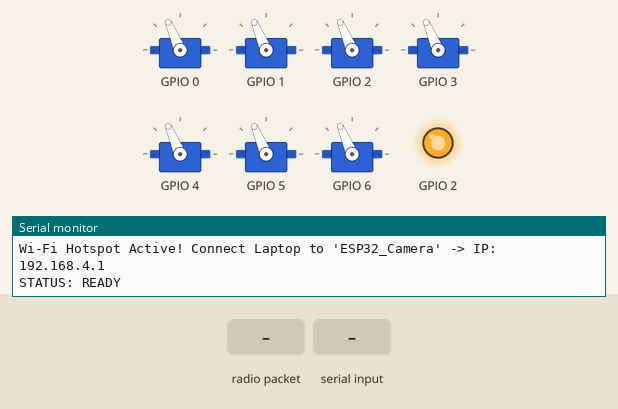
Simulated run of this sketch. Board: ESP32. On the bench: 7 × servo, output pins drawn as LEDs (lit = HIGH), the last lines printed to the serial monitor. Wiring (inferred from the names in the program): PCA9685 PWM driver at I2C address 0x40. Inputs (shaded band) come from the test bench. Servo pulses on a pin are drawn as a servo (544–2400 µs = 0–180°).

Above: at 1.3 s.
1.4 s: radio packet "UP,1" arrives
At 2.9 s:
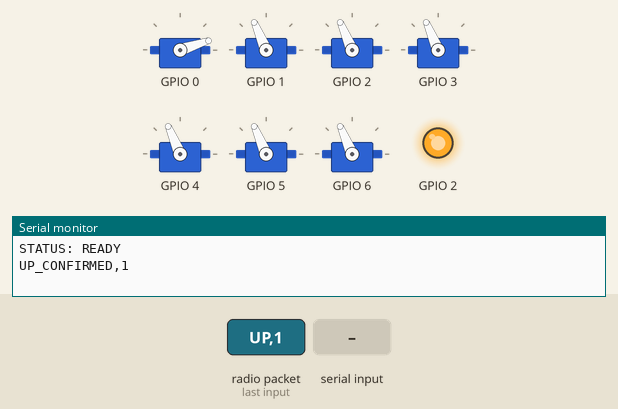
3.2 s: "DOWN,1\n" received over Serial
At 4.3 s:
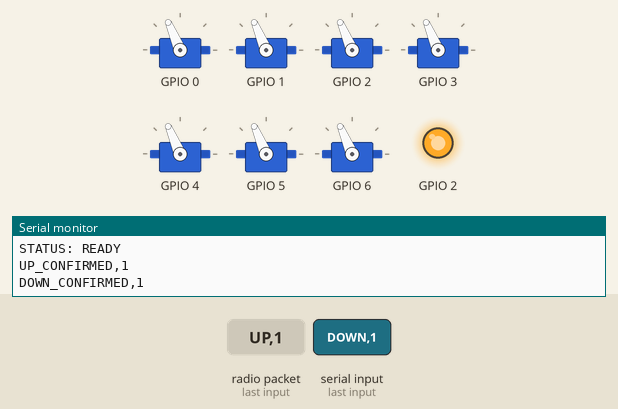
6.3 s: "UP,1\n" received over Serial
At 6.45 s:
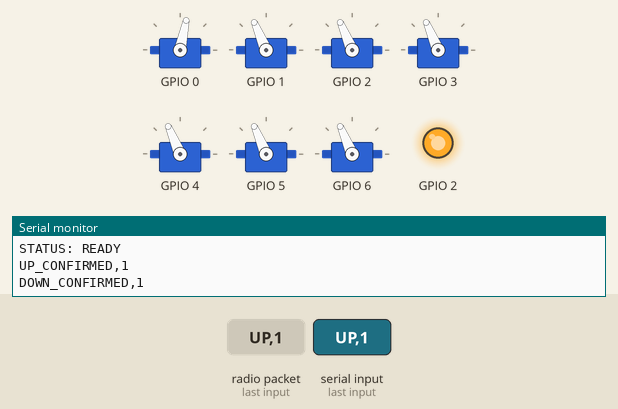
8.1 s: radio packet "DOWN,1" arrives
At 9.2 s:
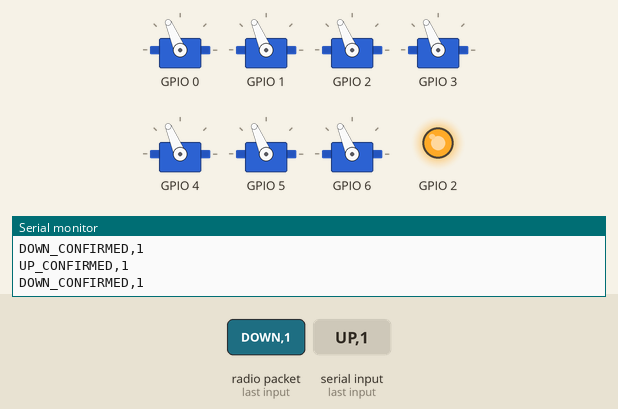
Timing chart, 0 to 10.7 s (numbered marks = the images above; inputs shaded):
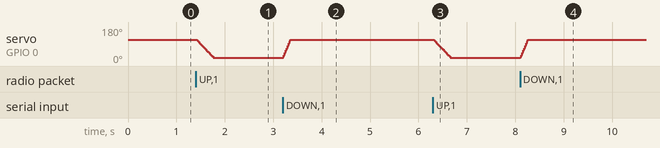

The sketch:

pop.ino
```cpp
#include <Wire.h>
#include <WiFi.h>
#include <WebServer.h>
#include <esp_now.h>
#include "soc/soc.h"
#include "soc/rtc_cntl_reg.h"

// ============================================================================
// BUILT-IN PCA9685 I2C SERVO DRIVER (Zero External Library Dependencies!)
// Replaces <Adafruit_PWMServoDriver.h> using standard ESP32 <Wire.h>
// ============================================================================
struct BuiltinPCA9685 {
  uint8_t _i2caddr;
  BuiltinPCA9685(uint8_t addr = 0x40) : _i2caddr(addr) {}

  void write8(uint8_t reg, uint8_t val) {
    Wire.beginTransmission(_i2caddr);
    Wire.write(reg);
    Wire.write(val);
    Wire.endTransmission();
  }

  uint8_t read8(uint8_t reg) {
    Wire.beginTransmission(_i2caddr);
    Wire.write(reg);
    Wire.endTransmission();
    Wire.requestFrom((uint8_t)_i2caddr, (uint8_t)1);
    return Wire.available() ? Wire.read() : 0;
  }

  void begin() {
    write8(0x00, 0x00); // MODE1 reset
    delay(10);
  }

  void setPWMFreq(float freq) {
    // PCA9685 25MHz internal oscillator -> prescale = round(25000000 / (4096 * freq)) - 1
    float prescaleval = 25000000.0f / (4096.0f * freq) - 1.0f;
    uint8_t prescale = (uint8_t)(prescaleval + 0.5f);
    uint8_t oldmode = read8(0x00);
    uint8_t newmode = (oldmode & 0x7F) | 0x10; // Sleep bit to set prescale
    write8(0x00, newmode);
    write8(0xFE, prescale);                    // PRESCALE register (0xFE)
    write8(0x00, oldmode);
    delay(5);
    write8(0x00, oldmode | 0xA0);              // Restart + Auto-Increment (AI) enabled
  }

  void setPWM(uint8_t channel, uint16_t on, uint16_t off) {
    Wire.beginTransmission(_i2caddr);
    Wire.write(0x06 + 4 * channel);            // LED0_ON_L + 4 * channel
    Wire.write(on & 0xFF);
    Wire.write(on >> 8);
    Wire.write(off & 0xFF);
    Wire.write(off >> 8);
    Wire.endTransmission();
  }
};

// ============================================================================
// POP-UP TARGET ESP32 FIRMWARE (BATTERY + WIRED TO ESP32-P4 + WIFI TO LAPTOP)
// 1. Wired directly to ESP32-P4 Camera Board via UART (115200 baud)
// 2. Controls PCA9685 Servo Driver over I2C (SDA = 21, SCL = 22)
// 3. Hosts Wi-Fi Hotspot ("ESP32_Camera" / "password123" @ 192.168.4.1)
//    to send HIT / NOT HIT signals to the Laptop Dashboard and receive UP/DOWN
// ============================================================================

const char* WIFI_SSID = "ESP32_Camera";
const char* WIFI_PASS = "password123";

WebServer server(80);
BuiltinPCA9685 pwm(0x40);

// UART2 pins for direct wire from ESP32-P4 (GPIO 21 TX on P4 -> GPIO 16 RX2 on Pop ESP32)
// Note: Also listens on Serial (RX0 / GPIO 3) simultaneously!
#define P4_UART_RX_PIN 16
#define P4_UART_TX_PIN 17

const int SERVO_DOWN = 350;
const int SERVO_UP   = 150;

int currentPos[7] = {350, 350, 350, 350, 350, 350, 350};
String targetStateStr = "DOWN";

// Live Hit Telemetry State (sent to Laptop Dashboard over Wi-Fi)
volatile bool g_hitActive = false;
volatile unsigned long g_hitTimestampMs = 0;
volatile unsigned long g_targetUpTimestampMs = 0;
volatile int g_hitX = 0;
volatile int g_hitY = 0;
volatile int g_hitPixels = 0;
volatile int g_lastIgnoredX = -1;
volatile int g_lastIgnoredY = -1;

volatile bool pendingWirelessCmd = false;
String wirelessCmdString = "";

void moveServoSmooth(int channel, int targetPos, int stepDelay = 3) {
  int startPos = currentPos[channel];
  if (startPos == targetPos) return;

  int step = (targetPos > startPos) ? 2 : -2;

  if (step > 0) {
    for (int p = startPos; p <= targetPos; p += step) {
      pwm.setPWM(channel, 0, p);
      delay(stepDelay);
    }
  } else {
    for (int p = startPos; p >= targetPos; p += step) {
      pwm.setPWM(channel, 0, p);
      delay(stepDelay);
    }
  }
  pwm.setPWM(channel, 0, targetPos);
  currentPos[channel] = targetPos;
}

void executeCommand(String line, bool fromP4 = false) {
  line.trim();
  if (line.length() == 0) return;

  // If P4 sends raw "DOWN,1" before "HIT,1,...", ignore raw "DOWN,1" on Serial2
  // because validated "HIT,1,..." below immediately drops the servo itself!
  if (fromP4 && line.startsWith("DOWN,")) {
    return;
  }

  // 1. Direct HIT telemetry from wired ESP32-P4: "HIT,1,x,y,pixels"
  if (line.startsWith("HIT,")) {
    // Parse HIT,1,x,y,pixels first
    int parsedX = 400, parsedY = 400, parsedPixels = 0;
    int c1 = line.indexOf(',');
    int c2 = line.indexOf(',', c1 + 1);
    int c3 = line.indexOf(',', c2 + 1);
    int c4 = line.indexOf(',', c3 + 1);
    if (c2 > 0 && c3 > 0 && c4 > 0) {
      parsedX = line.substring(c2 + 1, c3).toInt();
      parsedY = line.substring(c3 + 1, c4).toInt();
      parsedPixels = line.substring(c4 + 1).toInt();
    }

    // STRICT FILTER 1: Reject fake hits when target is DOWN or still rising/settling (< 1200ms after UP,1)
    unsigned long now = millis();
    if (targetStateStr != "UP" || (now - g_targetUpTimestampMs) < 1200) {
      // Remember static background noise coordinates while DOWN/settling so we never trigger on them
      g_lastIgnoredX = parsedX;
      g_lastIgnoredY = parsedY;
      return;
    }

    // STRICT FILTER 2: Reject hardcoded (400,400) raw_dart_count fallback noise or static background coordinates
    if ((parsedX == 400 && parsedY == 400) || parsedPixels < 35) {
      return;
    }
    if (g_lastIgnoredX > 0 && abs(parsedX - g_lastIgnoredX) <= 35 && abs(parsedY - g_lastIgnoredY) <= 35) {
      return; // Same static background warm spot that existed before shot
    }

    // GENUINE BULLET IMPACT CONFIRMED WHILE TARGET IS UP!
    g_hitX = parsedX;
    g_hitY = parsedY;
    g_hitPixels = parsedPixels;
    g_hitActive = true;
    g_hitTimestampMs = now;

    // Immediately drop Target 1 servo!
    moveServoSmooth(0, SERVO_DOWN, 1);
    targetStateStr = "DOWN";

    Serial.printf("🎯 [P4 -> POP] GENUINE HIT (%d px at %d,%d) -> TARGET DROPPED IMMEDIATELY!\n",
                  g_hitPixels, g_hitX, g_hitY);
    return;
  }

  // 2. 3-second Auto-Clear from wired ESP32-P4: "CLEAR,1"
  if (line.startsWith("CLEAR")) {
    g_hitActive = false;
    return;
  }

  // 3. Raise Target: "UP,1"
  if (line.startsWith("UP,")) {
    String idStr = line.substring(3);
    int targetId = idStr.toInt(); // 1 to 7
    if (targetId >= 1 && targetId <= 7) {
      int channel = targetId - 1;
      g_hitActive = false;
      moveServoSmooth(channel, SERVO_UP, 3);
      targetStateStr = "UP";
      g_targetUpTimestampMs = millis();
      // Command ESP32-P4 over TX2 (GPIO 17 -> P4 GPIO 22) to re-calibrate upright baseline!
      Serial2.println("ARM,1");
      Serial.print("UP_CONFIRMED,");
      Serial.println(targetId);
    }
  }
  // 4. Lower Target: "DOWN,1" or "DOWN,ALL" (from Wi-Fi Dashboard / USB / ESP-NOW)
  else if (line.startsWith("DOWN,")) {
    String idStr = line.substring(5);
    if (idStr == "ALL") {
      for (int channel = 0; channel < 7; channel++) {
        moveServoSmooth(channel, SERVO_DOWN, 1);
      }
      targetStateStr = "DOWN";
      Serial.println("DOWN_CONFIRMED,ALL");
    } else {
      int targetId = idStr.toInt(); // 1 to 7
      if (targetId >= 1 && targetId <= 7) {
        int channel = targetId - 1;
        moveServoSmooth(channel, SERVO_DOWN, 1); // Fast immediate drop!
        targetStateStr = "DOWN";
        Serial.print("DOWN_CONFIRMED,");
        Serial.println(targetId);
      }
    }
  }
  else if (line == "PING") {
    Serial.println("OK: PING_ACK (POP ESP32 + P4 BRIDGE READY)");
  }
  else if (line == "STATUS") {
    Serial.println("STATUS: READY");
  }
}

// ESP-NOW Wireless Callback (if additional wireless nodes are used)
#if ESP_IDF_VERSION >= ESP_IDF_VERSION_VAL(5, 0, 0)
void onEspNowRecv(const esp_now_recv_info_t *info, const uint8_t *data, int len) {
#else
void onEspNowRecv(const uint8_t *mac, const uint8_t *data, int len) {
#endif
  char buf[64];
  int copyLen = (len < 63) ? len : 63;
  memcpy(buf, data, copyLen);
  buf[copyLen] = '\0';
  wirelessCmdString = String(buf);
  pendingWirelessCmd = true;
}

void setup() {
  // 0. CRITICAL FOR 4.04V BATTERY INPUT:
  //    At 4.04V on VIN, the onboard AMS1117 regulator outputs ~2.85V (4.04V - 1.15V dropout),
  //    which trips the default 2.80V brownout detector when Wi-Fi spikes to 350mA!
  //    1) Disable Brownout Reset immediately
  //    2) Drop CPU clock from 240MHz -> 80MHz (cuts baseline current from 68mA -> 22mA!)
  WRITE_PERI_REG(RTC_CNTL_BROWN_OUT_REG, 0);
  setCpuFrequencyMhz(80);

  // Onboard Blue LED (GPIO 2) -> SOLID ON when ESP32_Camera Wi-Fi is broadcasting
  pinMode(2, OUTPUT);
  digitalWrite(2, LOW);

  // 1. Initialize UART0 (USB Serial & RX0 pin 3) at 115200 baud
  Serial.begin(115200);

  // 2. Initialize UART2 (RX2 = GPIO 16, TX2 = GPIO 17) at 115200 baud for ESP32-P4 wire
  Serial2.begin(115200, SERIAL_8N1, P4_UART_RX_PIN, P4_UART_TX_PIN);

  // 3. Start Wi-Fi Access Point FIRST ("ESP32_Camera" @ 192.168.4.1) with Low-Current RF mode!
  WiFi.persistent(false);
  WiFi.mode(WIFI_AP_STA);
  WiFi.softAP(WIFI_SSID, WIFI_PASS, 1, 0, 4); // Channel 1, SSID visible (0), max 4 connections
  WiFi.setTxPower(WIFI_POWER_8_5dBm);         // Cuts RF TX current spike from 350mA -> 120mA for 4.04V battery!
  digitalWrite(2, HIGH);                      // Blue LED SOLID ON = Wi-Fi Hotspot is LIVE!
  IPAddress ip = WiFi.softAPIP();
  Serial.print("Wi-Fi Hotspot Active! Connect Laptop to '");
  Serial.print(WIFI_SSID);
  Serial.print("' -> IP: ");
  Serial.println(ip);

  // 4. Initialize ESP-NOW
  if (esp_now_init() == ESP_OK) {
    esp_now_register_recv_cb(onEspNowRecv);
  }

  // 5. Initialize PCA9685 Servo Driver on I2C (SDA = 21, SCL = 22) with non-blocking timeout
  Wire.begin(21, 22);
  Wire.setTimeOut(50);
  pwm.begin();
  pwm.setPWMFreq(50);
  delay(100);

  // Start all 7 targets DOWN
  for (int channel = 0; channel < 7; channel++) {
    pwm.setPWM(channel, 0, SERVO_DOWN);
    currentPos[channel] = SERVO_DOWN;
  }

  // 6. HTTP Endpoints for Laptop Dashboard
  // Laptop sends UP,1 / DOWN,1 over Wi-Fi: http://192.168.4.1/cmd?action=UP,1
  server.on("/cmd", HTTP_ANY, []() {
    String action = server.hasArg("action") ? server.arg("action") : "";
    executeCommand(action);
    server.sendHeader("Access-Control-Allow-Origin", "*");
    server.send(200, "text/plain", "OK:" + action);
  });

  // Laptop polls Hit / Miss status over Wi-Fi: http://192.168.4.1/telemetry
  server.on("/telemetry", HTTP_GET, []() {
    server.sendHeader("Access-Control-Allow-Origin", "*");
    unsigned long now = millis();
    if (g_hitActive && (now - g_hitTimestampMs > 3000)) {
      g_hitActive = false; // Auto-clear after 3.0s
    }
    // Scale 800x800 P4 coordinates to 160x160 dashboard viewport coordinates
    int cx160 = (g_hitX * 160) / 800;
    int cy160 = (g_hitY * 160) / 800;

    String json = "{";
    json += "\"hit\":" + String(g_hitActive ? "true" : "false") + ",";
    json += "\"x\":" + String(cx160) + ",";
    json += "\"y\":" + String(cy160) + ",";
    json += "\"dartPixels\":" + String(g_hitPixels) + ",";
    json += "\"zone\":\"OPTIMAL\",";
    json += "\"targetState\":\"" + targetStateStr + "\",";
    json += "\"uptimeMs\":" + String(now);
    json += "}";
    server.send(200, "application/json", json);
  });

  server.begin();
  Serial.println("STATUS: READY");
}

void loop() {
  // 1. Handle Wi-Fi HTTP requests from Laptop Dashboard
  server.handleClient();

  // 2. Read wired UART commands directly from ESP32-P4 on Serial2 (GPIO 16)
  while (Serial2.available() > 0) {
    String line = Serial2.readStringUntil('\n');
    executeCommand(line, true);
  }

  // 3. Read wired UART / USB commands on Serial (GPIO 3 / USB)
  while (Serial.available() > 0) {
    String line = Serial.readStringUntil('\n');
    executeCommand(line);
  }

  // 4. Handle ESP-NOW commands
  if (pendingWirelessCmd) {
    pendingWirelessCmd = false;
    executeCommand(wirelessCmdString);
  }
}
```

Measured:
- after the input at 1.4 s, servo on GPIO 0: moves from 113° to 18° over 0.35 s, starting at once
- after the input at 3.2 s, servo on GPIO 0: moves from 18° to 113° over 0.15 s, starting at once
- after the input at 6.3 s, servo on GPIO 0: moves from 113° to 18° over 0.35 s, starting at once
- after the input at 8.1 s, servo on GPIO 0: moves from 18° to 113° over 0.15 s, starting at once
